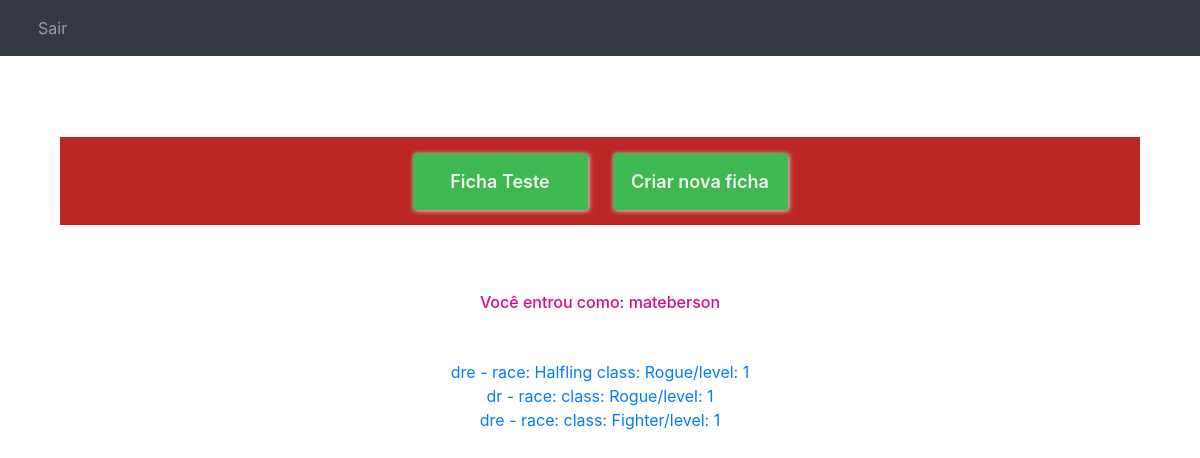
The app's page /home/ (signed in), older data.
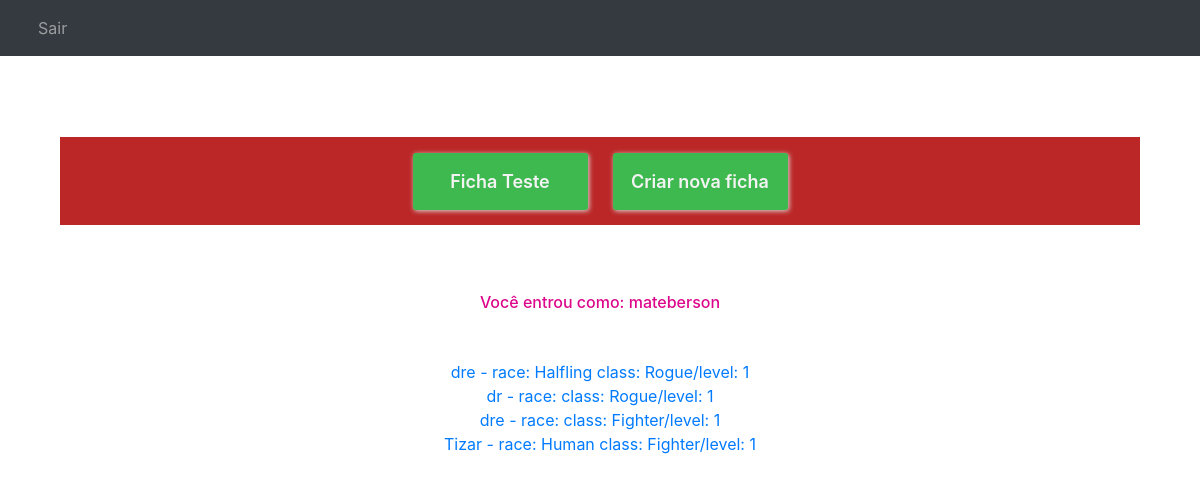
The same page, newer data.
### pages/models.py (models this page shows)
class character_Sheet(models.Model):
    user = models.ForeignKey(get_user_model(), on_delete=models.CASCADE, default=None)
    name = models.CharField("name", max_length=255, default=None)
    clas = models.CharField("class", max_length=255, default=None)
    race = models.CharField("race", max_length=255, default=None)
    level = models.IntegerField("level", default=None)
    sheet = models.JSONField("character sheet")

### pages/views.py (the view)
# urls.py: 2. Add a URL to urlpatterns:  path('', views.home, name='home')
def home(request):
    value = character_Sheet.objects.all().filter(user=request.user)
    return render(request, "home.html", {"value": value})

### templates/home.html (shortened to what this page needs)
{% extends 'base.html' %}
{% block content %}
<div class="col-md-12">
    <div style="background-color: rgb(236, 236, 236); border-radius: 3px; box-shadow: 1,1,1,1;text-align: center;margin-top: 50px; padding-bottom: 50px;  "
        class="home-ground ">
        <div style=" background-color: rgb(187, 39, 39); justify-content: center; display: flex;" class="pt-3 col-md-12">
            <div style="box-shadow: 1px 1px 5px rgb(221, 221, 221);border-radius: 3px; background-color: rgb(62, 185, 79);margin-right: 25px;" class="col-md-2">
                <a style="text-decoration: none;margin-top: 50px; font-size: large; color: rgb(243, 243, 243); font-weight: 600;"
                    class="" href="/ficha/">Ficha Teste</a>
            </div>
            <div style="box-shadow: 1px 1px 5px rgb(221, 221, 221);border-radius: 3px; background-color: rgb(62, 185, 79);" class="col-md-2">
                <a style="text-decoration: none;margin-top: 50px; font-size: large;color: rgb(243, 243, 243);font-weight: 600"
                    href="/cria_ficha/">Criar nova ficha</a>
            </div>
        </div>
            <div class="col-md-12">
            <p style="color:white;margin-top: 50px;color: rgb(221, 7, 139);font-weight: 500"> Você entrou como:
                {{user.username}}</p>
        </div>
        <div class="col-md-12">
            {% for item in value %}
                <a href="">{{ item.name }} - race: {{ item.race }} class: {{ item.clas }}/level: {{ item.level }}</a>
                <br>
            {%endfor%}
        </div>
    </div>
</div>
{% endblock %}

### templates/base.html (shortened to what this page needs)
<!DOCTYPE html>
{% load socialaccount %}
<html lang="pt-br">
<head>
    <link rel="stylesheet" href="https://stackpath.bootstrapcdn.com/bootstrap/4.5.2/css/bootstrap.min.css">
</head>
<body>
    <header>
        <nav class="navbar navbar-expand navbar-dark bg-dark mb-3">
            <div class="container">
                <ul class="navbar-nav">
                    {% if user.is_authenticated %}
                    <li class="nav-item">
                        <a class="nav-link" href="{% url 'account_logout' %}">Sair</a>
                    </li>
                    {% endif %}
                </ul>
            </div>
        </nav>
    </header>
    <main class="container">
        {% block content %}
        {% endblock %}
    </main>
</body>
</html>

### templates/base.html (style rules this page uses)
* { box-sizing: border-box; }
body { background-image: url("https://i.pinimg.com/originals/ba/bf/eb/babfebb6a1985cdd8d3f9a59d860b667.jpg"); background-image: url("https://i.pinimg.com/originals/ba/bf/eb/babfebb6a1985cdd8d3f9a59d860b667.jpg"); background-repeat: no-repeat; background-position: center; background-attachment: fixed; background-size: 100% 100%; }
[class*="col-"] { float: left; padding: 15px; }

Row changes from the older to the newer data that the page shows:
added character_Sheet: name "Tizar", race "Human", clas "Fighter", level "1"
